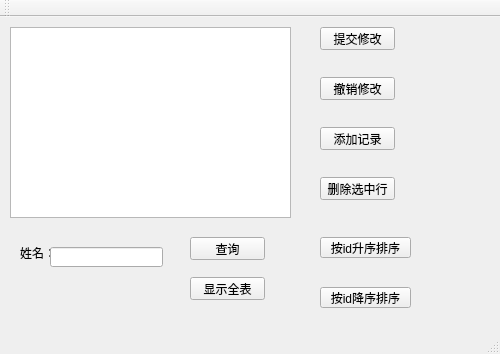
<?xml version="1.0" encoding="UTF-8"?>
<ui version="4.0">
 <class>MainWindow</class>
 <widget class="QMainWindow" name="MainWindow">
  <property name="geometry">
   <rect>
    <x>0</x>
    <y>0</y>
    <width>500</width>
    <height>354</height>
   </rect>
  </property>
  <property name="windowTitle">
   <string>MainWindow</string>
  </property>
  <widget class="QWidget" name="centralWidget">
   <widget class="QTableView" name="tableView">
    <property name="geometry">
     <rect>
      <x>10</x>
      <y>10</y>
      <width>281</width>
      <height>191</height>
     </rect>
    </property>
   </widget>
   <widget class="QPushButton" name="pushButton">
    <property name="geometry">
     <rect>
      <x>320</x>
      <y>10</y>
      <width>75</width>
      <height>23</height>
     </rect>
    </property>
    <property name="text">
     <string>提交修改</string>
    </property>
   </widget>
   <widget class="QPushButton" name="pushButton_2">
    <property name="geometry">
     <rect>
      <x>320</x>
      <y>60</y>
      <width>75</width>
      <height>23</height>
     </rect>
    </property>
    <property name="text">
     <string>撤销修改</string>
    </property>
   </widget>
   <widget class="QPushButton" name="pushButton_3">
    <property name="geometry">
     <rect>
      <x>320</x>
      <y>110</y>
      <width>75</width>
      <height>23</height>
     </rect>
    </property>
    <property name="text">
     <string>添加记录</string>
    </property>
   </widget>
   <widget class="QPushButton" name="pushButton_4">
    <property name="geometry">
     <rect>
      <x>320</x>
      <y>160</y>
      <width>75</width>
      <height>23</height>
     </rect>
    </property>
    <property name="text">
     <string>删除选中行</string>
    </property>
   </widget>
   <widget class="QLabel" name="label">
    <property name="geometry">
     <rect>
      <x>20</x>
      <y>230</y>
      <width>54</width>
      <height>12</height>
     </rect>
    </property>
    <property name="text">
     <string>姓名：</string>
    </property>
   </widget>
   <widget class="QLineEdit" name="lineEdit">
    <property name="geometry">
     <rect>
      <x>50</x>
      <y>230</y>
      <width>113</width>
      <height>20</height>
     </rect>
    </property>
   </widget>
   <widget class="QPushButton" name="pushButton_5">
    <property name="geometry">
     <rect>
      <x>190</x>
      <y>220</y>
      <width>75</width>
      <height>23</height>
     </rect>
    </property>
    <property name="text">
     <string>查询</string>
    </property>
   </widget>
   <widget class="QPushButton" name="pushButton_6">
    <property name="geometry">
     <rect>
      <x>190</x>
      <y>260</y>
      <width>75</width>
      <height>23</height>
     </rect>
    </property>
    <property name="text">
     <string>显示全表</string>
    </property>
   </widget>
   <widget class="QPushButton" name="pushButton_7">
    <property name="geometry">
     <rect>
      <x>320</x>
      <y>220</y>
      <width>91</width>
      <height>21</height>
     </rect>
    </property>
    <property name="text">
     <string>按id升序排序</string>
    </property>
   </widget>
   <widget class="QPushButton" name="pushButton_8">
    <property name="geometry">
     <rect>
      <x>320</x>
      <y>270</y>
      <width>91</width>
      <height>21</height>
     </rect>
    </property>
    <property name="text">
     <string>按id降序排序</string>
    </property>
   </widget>
  </widget>
  <widget class="QMenuBar" name="menuBar">
   <property name="geometry">
    <rect>
     <x>0</x>
     <y>0</y>
     <width>500</width>
     <height>23</height>
    </rect>
   </property>
  </widget>
  <widget class="QToolBar" name="mainToolBar">
   <attribute name="toolBarArea">
    <enum>TopToolBarArea</enum>
   </attribute>
   <attribute name="toolBarBreak">
    <bool>false</bool>
   </attribute>
  </widget>
  <widget class="QStatusBar" name="statusBar"/>
 </widget>
 <layoutdefault spacing="6" margin="11"/>
 <resources/>
 <connections/>
</ui>
